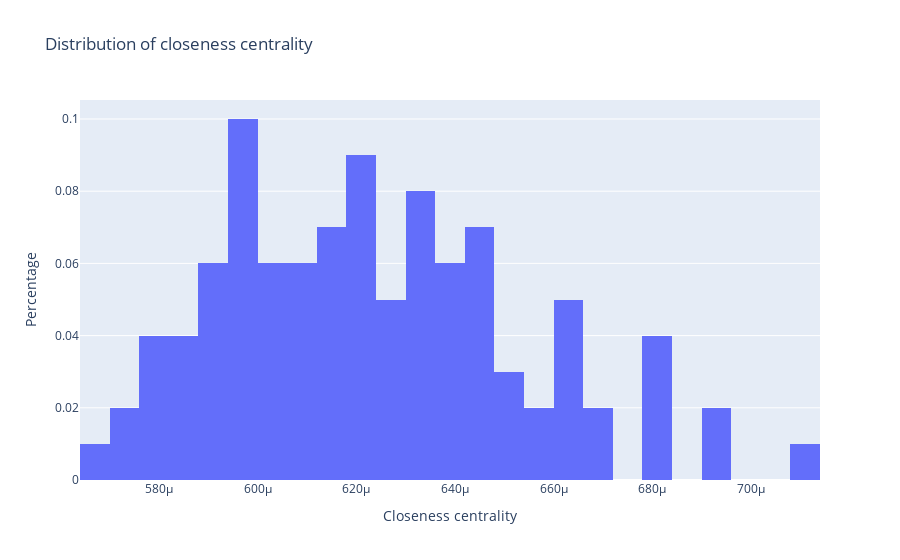

The code cell stored with this chart in its notebook:
### Code cell
go.Figure(data=[go.Histogram(x=CC, histnorm='probability', xbins_size=6e-6)],
          layout={'xaxis_title':"Closeness centrality",
                 'yaxis_title':"Percentage",
                 'title':"Distribution of closeness centrality"})
